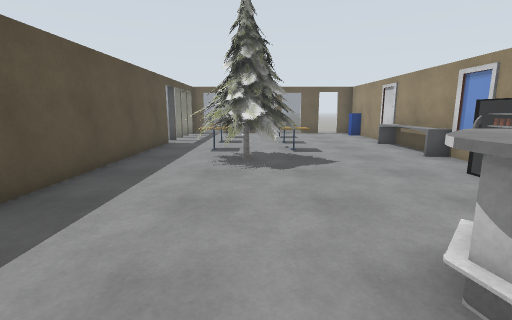
view 1 (above)

12 first-person views from a walk through a Gazebo world. The camera is 1.3 m above the floor, tilts 10° down and sees 85° across. The lines on the ground mark 1 m squares. The floor is counted in squares, 1 m on a side. Each view is taken from the middle of a square. On the plan, view 1 faces up. The plan holds only what a view shows up to about 13 squares ahead; the rest is blank. The robots in the file are not drawn. Simple shapes stand in for some stock models. Some surface patterns are stand-ins.

view 2
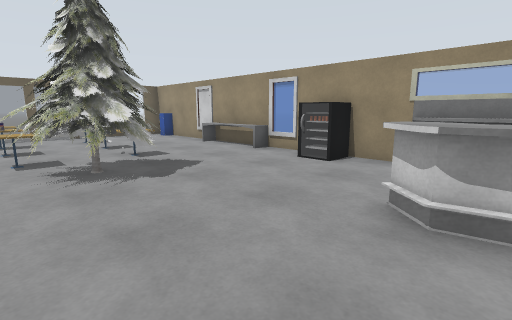

view 3
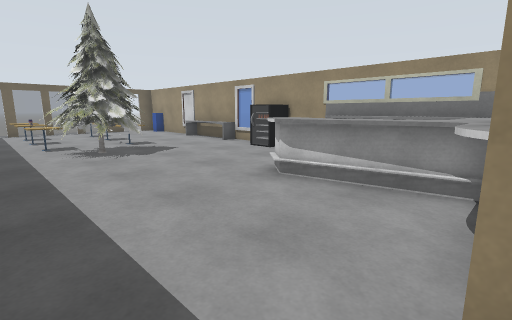

view 4
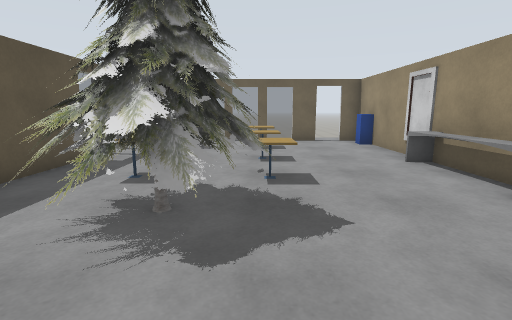

view 5
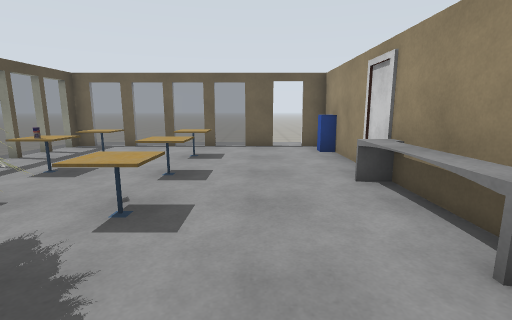

view 6
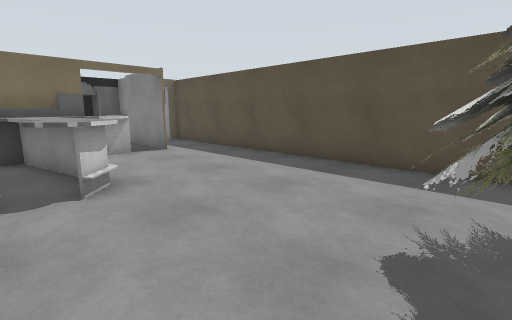

view 7
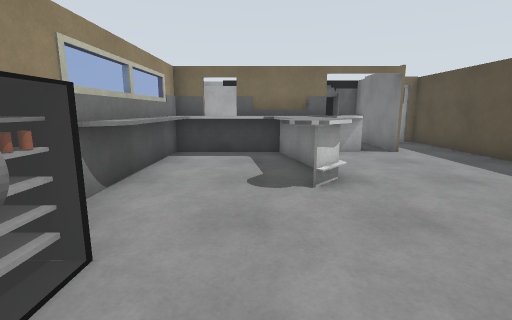

view 8
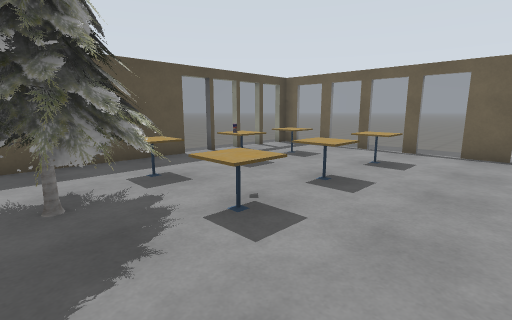

view 9
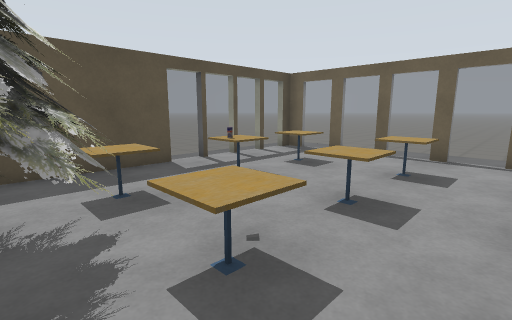

view 10
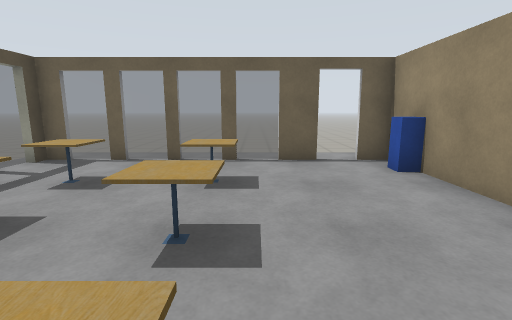

view 11
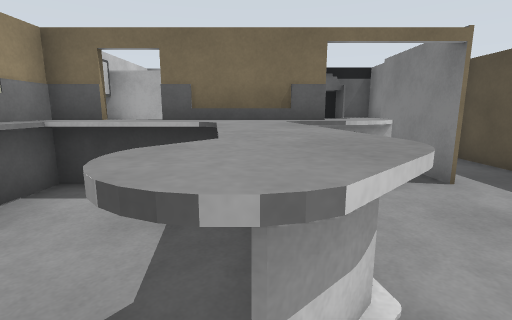

view 12
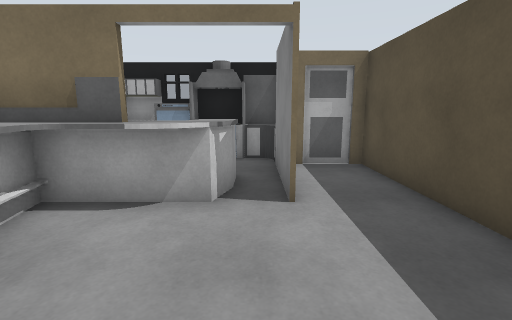

### Floor plan
Key: @ floor where view 1 was taken; # wall or solid block; . floor; = window, fence, low wall or low ledge; T cafe table; P pine tree; S postbox; O other object.
Columns run from 6 left of view 1 to 6 right of it. Each row starts with its distance up from view 1.
 19 ............
 18 ............
 17 ............
 16 ..#======#.##
 15 ..=........S#
 14 ..=.TT.T....#
 13 ..=.........#
 12  .=.TO.T....#
 11   #....T...=#
 10   #.TT. ...=
  9   #.TTPT...=
  8   #..PPP...=#
  7   #.PPPP....=
  6   #..PP....##
  5   #........=#
  4   #.........#
  3   #........##
  2   #.....=..#
  1   #.....=..#
  0   #...@.=..#
 -1   #.....=###
 -2   #..#=#####
 -3   #..###  ##
 -4   #..#    ##
 -5   ####
 -6     ######

Where each view was taken, in squares from view 1:
view 1: 0 up, 0 right, facing up
view 2: 1 up, 2 left, facing up-right
view 3: 2 down, 3 left, facing up-right
view 4: 4 up, 1 right, facing up
view 5: 6 up, 3 right, facing up
view 6: 7 up, 3 right, facing down-left
view 7: 7 up, 3 right, facing down
view 8: 7 up, 4 right, facing up-left
view 9: 8 up, 3 right, facing up-left
view 10: 9 up, 2 right, facing up
view 11: 3 up, 2 right, facing down
view 12: 2 up, 1 left, facing down
